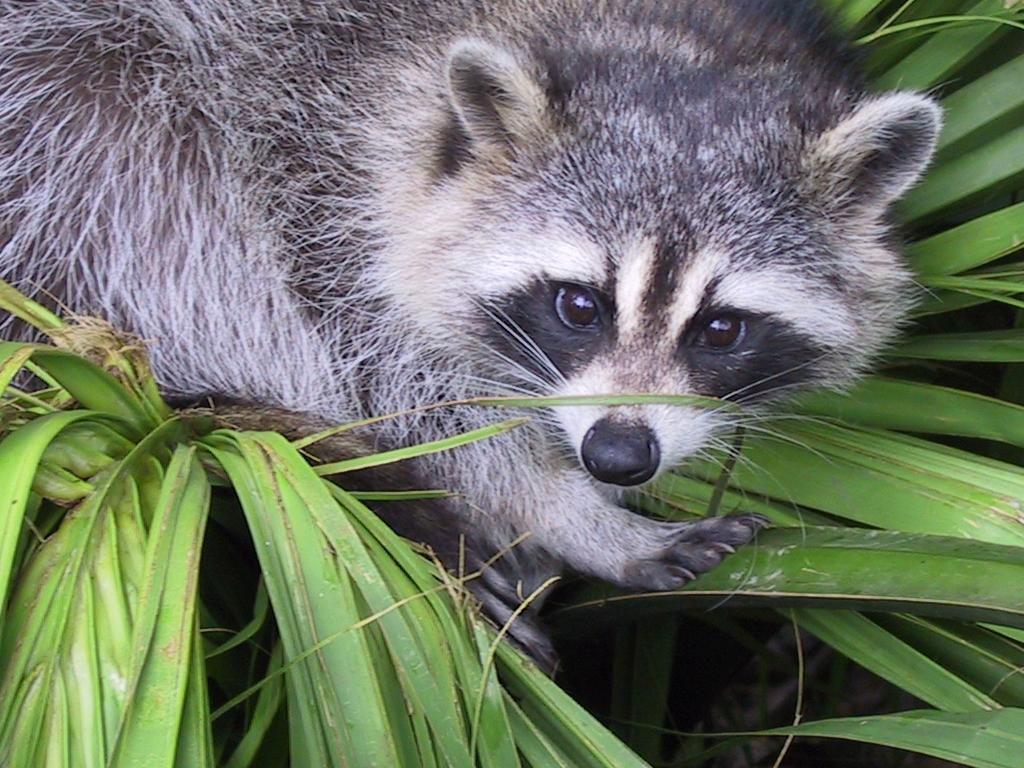
#> input picture Python-1-Array/ex03/animal.jpeg, 1024 x 768 px
$ python zoom.py
#> lines starting #> are read from the running program, lines starting #| are printed output that depends on the picture
### Python-1-Array/ex02/load_image.py
from PIL import Image
import numpy as np


def ft_load(path: str) -> list:
    '''
    Load image from path
    '''
#> called with path = 'animal.jpeg'
    try:
        assert isinstance(path, str), "This path input is not a string"
    except AssertionError as msg:
        print("Assertion Error", msg)
        exit(0)
    else:
        img = Image.open(path)
#> img is the input picture: PIL image 1024x768 RGB; mean R, G, B 110.7, 117.7, 102.1
        img_array = np.array(img)
        return img_array

### Python-1-Array/ex03/zoom.py
from load_image import ft_load
import numpy as np
import matplotlib.pyplot as plt
from PIL import Image


def zoom(path: str, factor: int | float):
    '''
    Load image, apply zoom factor, and return list of pixels.
    '''
#> called with path = 'animal.jpeg', factor = 0.2
    try:
        assert isinstance(path, str), "Path is not a str"
        assert isinstance(factor, (int, float)), "Factor is not a number"
        assert factor >= 0 and factor < 0.5, \
            "Zoom number is between > 0 and <= 1"
    except AssertionError as msg:
        print("Assertion Error", msg)
        exit(0)
    image = Image.open(path)
    image_arr = np.array(image)
    x1 = int((image_arr.shape[0] * factor))
#> x1 = 153
    y1 = int((image_arr.shape[1] * factor))
#> y1 = 204
    x2 = int(image_arr.shape[0] - x1)
#> x2 = 615
    y2 = int(image_arr.shape[1] - y1)
#> y2 = 820
    image_slicing = image_arr[x1:x2, y1:y2]
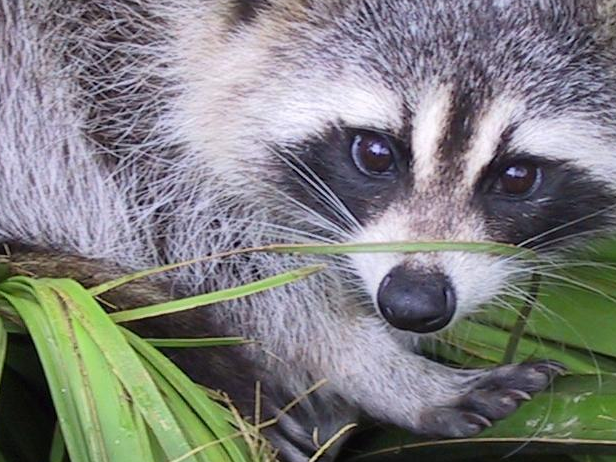
#> image_slicing: shape (462, 616, 3); mean R, G, B 126.7, 127.1, 126.7

    gray_image = np.dot(image_slicing[..., :3], [0.2989, 0.5870, 0.1140])
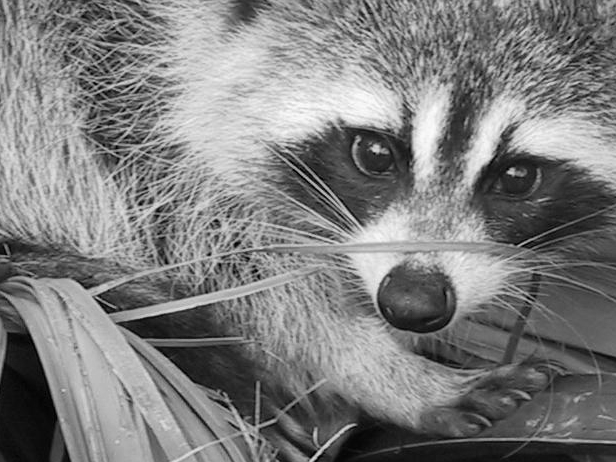
#> gray_image: shape (462, 616) float64; min 0, max 253.2, mean 126.9
    gray_image_axis = gray_image[:, :, np.newaxis]

    print("New shape after Transpose: ", gray_image.shape)
#| New shape after Transpose:  (462, 616)
    print(np.round(gray_image_axis).astype(int))
#> (printed output is left out)

    plt.imshow(Image.fromarray(gray_image))
    plt.show()


def main():
    print(ft_load("animal.jpeg"))
    zoom("animal.jpeg", 0.2)
    print()


if __name__ == "__main__":
    main()
